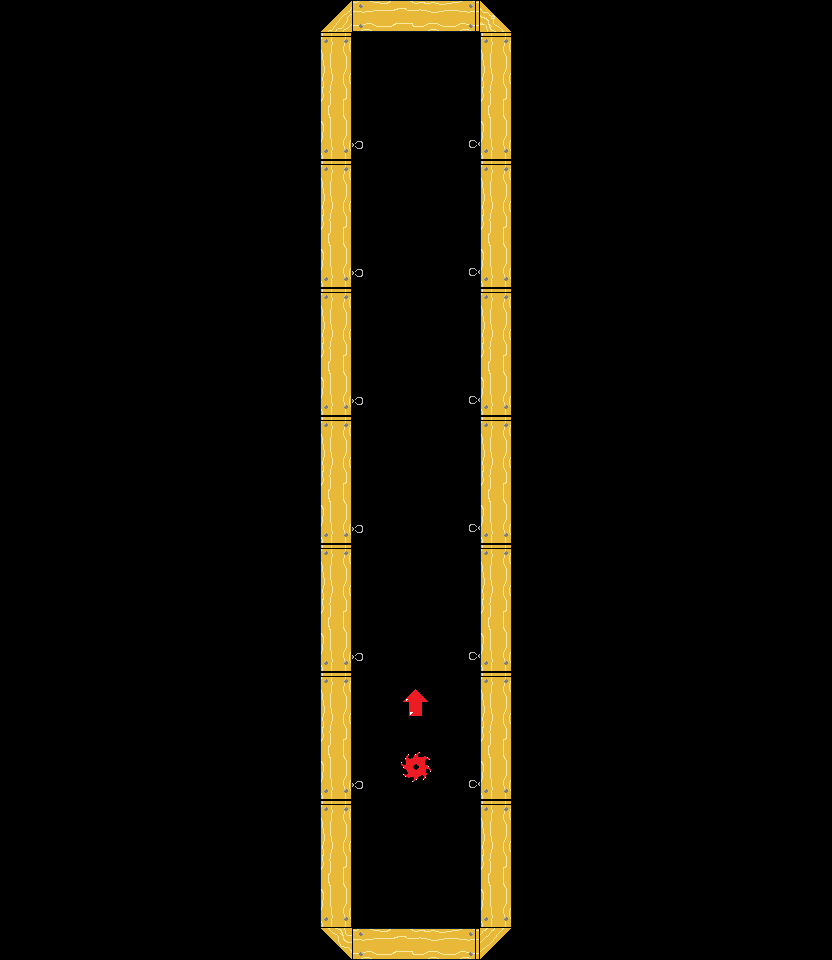

Below is a game level as drawn by its tile map, then a one-line description and the .tmx that defines it (tile-layer data replaced by summaries):
An orthogonal 26x30 tile map with 32x32 px tiles, 2 tile layers (background, foreground), 2 tilesets and 27 objects (24x rope, fan, spawn, exit).

<map version="1.0" orientation="orthogonal" renderorder="right-down" width="26" height="30" tilewidth="32" tileheight="32" nextobjectid="84">
 <tileset firstgid="1" name="basic" tilewidth="32" tileheight="32" tilecount="256" columns="16">
  <image source="basic-tiles.png" width="512" height="512" />
 </tileset>
 <tileset firstgid="257" name="objects" tilewidth="64" tileheight="64" tilecount="4" columns="0">
  <tile id="1">
   <image width="32" height="64" source="fan_0.png" />
  </tile>
  <tile id="2">
   <image width="32" height="32" source="spawn.png" />
  </tile>
  <tile id="3">
   <image width="32" height="32" source="exit.png" />
  </tile>
  <tile id="9">
   <image width="64" height="7" source="door.png" />
  </tile>
 </tileset>
 <layer name="background" width="26" height="30">
  <data>[780 cells, 20 non-empty, 10 distinct tile ids]</data>
 </layer>
 <layer name="foreground" width="26" height="30">
  <data>[780 cells, 68 non-empty, 12 distinct tile ids]</data>
 </layer>
 <objectgroup name="objects" offsetx="0" offsety="1">
  <object id="55" type="fan" gid="258" x="448" y="960" width="32" height="64" rotation="-90" />
  <object id="57" type="rope" gid="82" x="352" y="800" width="32" height="32">
   <properties>
    <property name="group" value="1" />
   </properties>
  </object>
  <object id="58" type="rope" gid="83" x="384" y="800" width="32" height="32">
   <properties>
    <property name="group" value="1" />
   </properties>
  </object>
  <object id="59" type="rope" gid="83" x="416" y="800" width="32" height="32">
   <properties>
    <property name="group" value="1" />
   </properties>
  </object>
  <object id="60" type="rope" gid="99" x="448" y="800" width="32" height="32">
   <properties>
    <property name="group" value="1" />
   </properties>
  </object>
  <object id="62" type="rope" gid="82" x="352" y="672" width="32" height="32">
   <properties>
    <property name="group" value="2" />
   </properties>
  </object>
  <object id="63" type="rope" gid="83" x="384" y="672" width="32" height="32">
   <properties>
    <property name="group" value="2" />
   </properties>
  </object>
  <object id="64" type="rope" gid="83" x="416" y="672" width="32" height="32">
   <properties>
    <property name="group" value="2" />
   </properties>
  </object>
  <object id="65" type="rope" gid="99" x="448" y="672" width="32" height="32">
   <properties>
    <property name="group" value="2" />
   </properties>
  </object>
  <object id="66" type="rope" gid="82" x="352" y="544" width="32" height="32">
   <properties>
    <property name="group" value="3" />
   </properties>
  </object>
  <object id="67" type="rope" gid="83" x="384" y="544" width="32" height="32">
   <properties>
    <property name="group" value="3" />
   </properties>
  </object>
  <object id="68" type="rope" gid="83" x="416" y="544" width="32" height="32">
   <properties>
    <property name="group" value="3" />
   </properties>
  </object>
  <object id="69" type="rope" gid="99" x="448" y="544" width="32" height="32">
   <properties>
    <property name="group" value="3" />
   </properties>
  </object>
  <object id="70" type="rope" gid="82" x="352" y="416" width="32" height="32">
   <properties>
    <property name="group" value="4" />
   </properties>
  </object>
  <object id="71" type="rope" gid="83" x="384" y="416" width="32" height="32">
   <properties>
    <property name="group" value="4" />
   </properties>
  </object>
  <object id="72" type="rope" gid="83" x="416" y="416" width="32" height="32">
   <properties>
    <property name="group" value="4" />
   </properties>
  </object>
  <object id="73" type="rope" gid="99" x="448" y="416" width="32" height="32">
   <properties>
    <property name="group" value="4" />
   </properties>
  </object>
  <object id="74" type="rope" gid="82" x="352" y="288" width="32" height="32">
   <properties>
    <property name="group" value="5" />
   </properties>
  </object>
  <object id="75" type="rope" gid="83" x="384" y="288" width="32" height="32">
   <properties>
    <property name="group" value="5" />
   </properties>
  </object>
  <object id="76" type="rope" gid="83" x="416" y="288" width="32" height="32">
   <properties>
    <property name="group" value="5" />
   </properties>
  </object>
  <object id="77" type="rope" gid="99" x="448" y="288" width="32" height="32">
   <properties>
    <property name="group" value="5" />
   </properties>
  </object>
  <object id="78" type="rope" gid="82" x="352" y="160" width="32" height="32">
   <properties>
    <property name="group" value="6" />
   </properties>
  </object>
  <object id="79" type="rope" gid="83" x="384" y="160" width="32" height="32">
   <properties>
    <property name="group" value="6" />
   </properties>
  </object>
  <object id="80" type="rope" gid="83" x="416" y="160" width="32" height="32">
   <properties>
    <property name="group" value="6" />
   </properties>
  </object>
  <object id="81" type="rope" gid="99" x="448" y="160" width="32" height="32">
   <properties>
    <property name="group" value="6" />
   </properties>
  </object>
  <object id="82" type="spawn" gid="259" x="400" y="881" width="32" height="32" />
  <object id="83" type="exit" gid="260" x="400" y="81" width="32" height="32" />
 </objectgroup>
</map>
